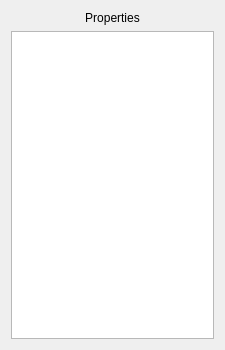
<?xml version="1.0" encoding="UTF-8"?>
<ui version="4.0">
 <class>PropertiesWidget</class>
 <widget class="QWidget" name="PropertiesWidget">
  <property name="geometry">
   <rect>
    <x>0</x>
    <y>0</y>
    <width>225</width>
    <height>350</height>
   </rect>
  </property>
  <property name="minimumSize">
   <size>
    <width>190</width>
    <height>0</height>
   </size>
  </property>
  <property name="maximumSize">
   <size>
    <width>225</width>
    <height>16777215</height>
   </size>
  </property>
  <property name="windowTitle">
   <string>Form</string>
  </property>
  <layout class="QVBoxLayout" name="verticalLayout">
   <item>
    <widget class="QLabel" name="label">
     <property name="text">
      <string>Properties</string>
     </property>
     <property name="alignment">
      <set>Qt::AlignCenter</set>
     </property>
    </widget>
   </item>
   <item>
    <widget class="QListWidget" name="listWidget"/>
   </item>
  </layout>
 </widget>
 <resources/>
 <connections/>
</ui>
